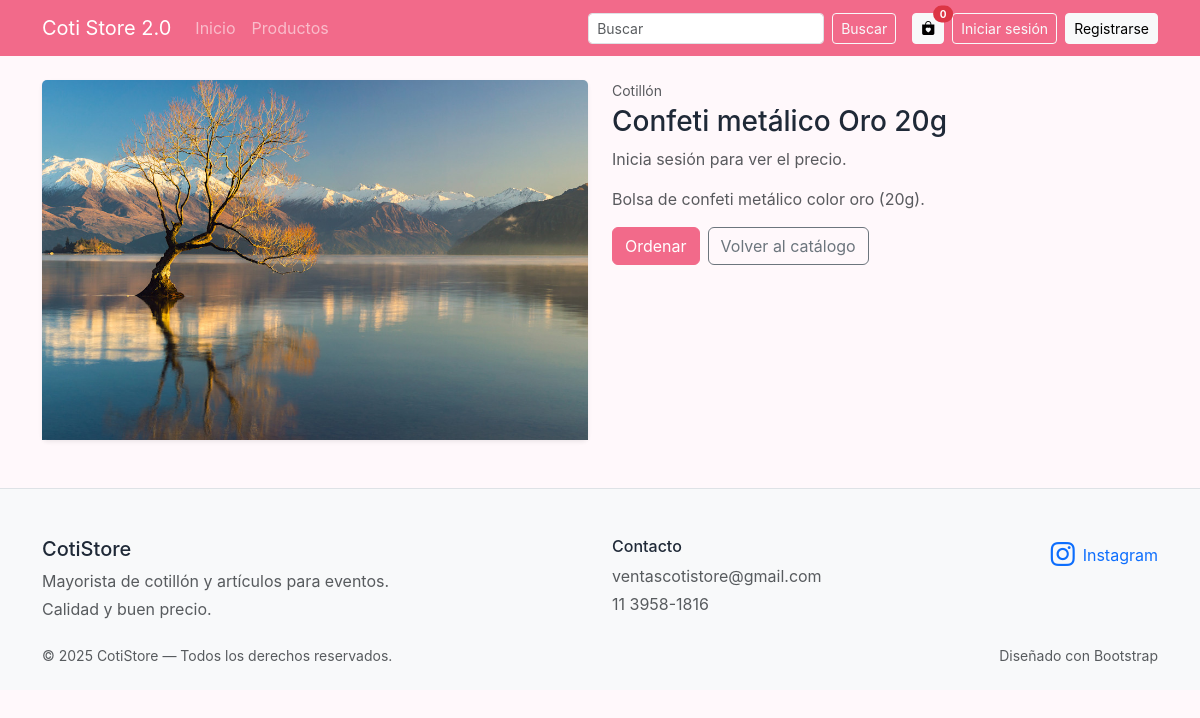
The page /producto/23/ on the database its author committed.
### products/models.py (models this page shows, shortened)
class Product(models.Model):
    user = models.ForeignKey(settings.AUTH_USER_MODEL, on_delete=models.CASCADE, related_name="products")
    categoria = models.ForeignKey(Category, on_delete=models.SET_NULL, null=True, blank=True, related_name="products")
    nombre = models.CharField(max_length=100)
    slug = models.SlugField(max_length=120, unique=True, blank=True)
    precio = models.DecimalField(max_digits=10, decimal_places=2)
    descripcion = models.TextField(blank=True)
    imagen = models.ImageField(upload_to="products/", blank=True, null=True)
    stock = models.PositiveIntegerField(default=0)
    activo = models.BooleanField(default=True)
    creado_en = models.DateTimeField(auto_now_add=True)
    class Meta:
        ordering = ["-creado_en"]

class Category(models.Model):
    nombre = models.CharField(max_length=100, unique=True)
    slug = models.SlugField(max_length=110, unique=True, blank=True)
    descripcion = models.TextField(blank=True)
    parent = models.ForeignKey(
        "self",
        on_delete=models.SET_NULL,
        null=True,
        blank=True,
        related_name="children"
    )
    class Meta:
        ordering = ["nombre"]
        verbose_name = "Categoría"
        verbose_name_plural = "Categorías"
    def __str__(self):
        return self.nombre

### products/views.py (the view)
# urls.py: path("producto/<int:pk>/", product_views.StoreDetailView.as_view(), name="product-detail"),
class StoreDetailView(generic.DetailView):
    model = Product
    template_name = "store/detalle.html"
    context_object_name = "product"

### templates/store/detalle.html (shortened to what this page needs)
{% extends "base.html" %}
{% block content %}
<div class="row g-4">
  <div class="col-md-6">
    <div class="card border-0 shadow-sm">
      {% if product.imagen %}
        <img src="{{ product.imagen.url }}" class="card-img-top" alt="{{ product.nombre }}" style="object-fit:cover; max-height:360px;">
      {% else %}
        <div class="p-5 text-center text-muted">Sin imagen</div>
      {% endif %}
    </div>
  </div>
  <div class="col-md-6">
    <p class="text-muted small mb-1">{{ product.categoria }}</p>
    <h1 class="h3">{{ product.nombre }}</h1>
    {% if user.is_authenticated %}
      <p class="lead fw-bold">${{ product.precio }}</p>
    {% else %}
      <p class="text-muted">Inicia sesi&oacute;n para ver el precio.</p>
    {% endif %}
    <p class="text-muted">{{ product.descripcion }}</p>
    <div class="d-flex gap-2 mt-3">
      <a class="btn btn-primary" href="{% url 'order-new' %}?product={{ product.pk }}">Ordenar</a>
      <a class="btn btn-outline-secondary" href="{% url 'catalogo' %}">Volver al cat&aacute;logo</a>
    </div>
  </div>
</div>
{% endblock %}

### rows shown on the page
Product: imagen (picture), categoria "Cotillón", nombre "Confeti metálico Oro 20g", descripcion "Bolsa de confeti metálico color oro (20g)."
